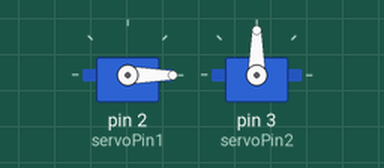
The sketch below on a simulated Arduino Uno, built with avr-gcc and run on an emulated ATmega328P. Shown: 2 × servo.

Above: at 0.05 s.
Timing chart, 0 to 3.0 s (numbered marks = the images above):
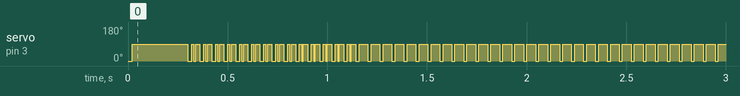

The sketch:

Servomotoren_voor_de_slagbomen.ino
```cpp
#include <Servo.h>
int servoPin1 = 2; //Servomotor 1.
Servo Servo1;
int servoPin2 = 3; //Servomotor 2.
Servo Servo2;

void setup() {
  // put your setup code here, to run once:
  Servo1.attach(servoPin1);
  Servo2.attach(servoPin2);
}

  void barrierDown(){
  //Barrier goes up and down.
  Servo1.write(0);
    Servo2.write(0);
  }

  void barrierUp(){
    Servo1.write(90);
    Servo2.write(90);
  }

void loop() {
  // put your main code here, to run repeatedly:
  barrierUp();
  barrierDown();
}
```

Measured:
- by itself, servo on pin 3 (servoPin2): moves between 0° and 90°, repeating every 0.06 s
